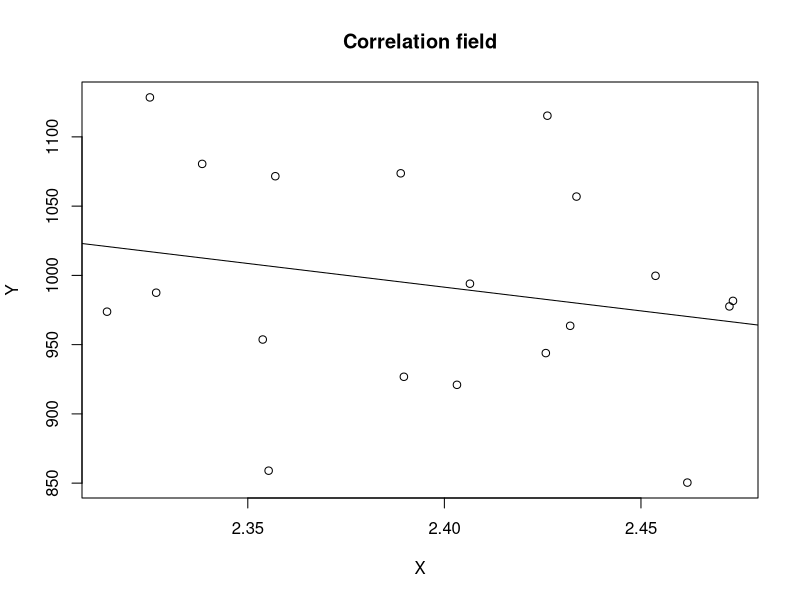

R code for this plot:
# read data
dat <- read.table("input_lab03.txt", dec = ",")

# scatter diagram
plot(dat, type="p",main="Correlation field",xlab="X", ylab="Y")

# create intervals
x <- dat[,1]
sr <- mean(x)
sigma <- sd(x)
rows <- paste0("(", round(sr - (1:3) * sigma, 2), ", ", round(sr + (1:3) * sigma, 2), ")")

gr1 <- subset(x, ((sr - sigma) < x) & (x < (sr + sigma)))
gr2 <- subset(x, ((sr - 2 * sigma) < x) & (x < (sr + 2 * sigma)))
gr3 <- subset(x, ((sr - 3 * sigma) < x) & (x < (sr + 3 * sigma)))

# get len
n <- length(dat[,1])

# create table
tab <- rep(0, 3*4)
dim(tab) <- c(3,4)
tab <- as.data.frame(tab)

# fill table
tab[,1] <- rows[1:3]
tab[1:3,2] <- c (length (gr1), length (gr2), length(gr3))
tab[1:3,3] <- tab[1:3,2] / n * 100
tab[1:3,4] <- c (68.3, 95.4, 99.7)
print(tab)

range <- max(x) - min(x)

k <- 1 + floor(log(length(x), 2))
w <- range / k

x <- sort(x)

# create new table
table <- rep(0, k*4)
dim(table) <- c(k,4)
table <- as.data.frame(table)

# find new intervals and fill new table
for (i in 0:(k-1)) {
  l <- x[1] + i * w
  r <- x[1] + (i + 1) * w
  gr <- subset(x, l <= x & (x < r | i == k - 1 & x <= r))
  table[i + 1, 1:4] <- c(paste0("[", l, "; ", r, ")"), length(gr),sum(gr),mean (gr))
}

print(table)

coeffcor <- cor(dat[,1], dat[,2])
cat("\nCoefficient of correlation: ", coeffcor)

t <- coeffcor * sqrt((n - 2) / (1 - coeffcor ^ 2))
cat("\nT: ", t)

cor.test(dat[,1], dat[,2])

lm(dat[,2]~dat[,1])
abline(lm(dat[,2]~dat[,1]))
